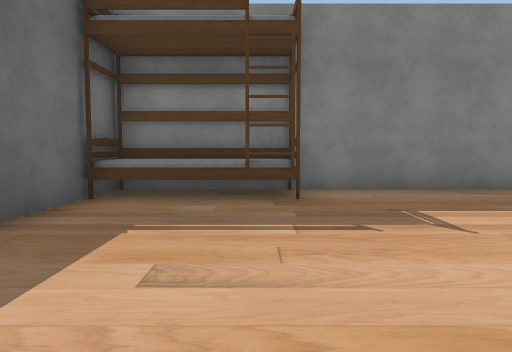
View 1 (above)

23 first-person views from a walk through a 3-D level made in the Unity game engine. The camera is 1.4 m above the floor, tilts 4° down and sees 70° across. The floor is counted in squares, 2 m on a side. Each view is taken from the middle of a square. On the plan, view 1 faces up. The plan holds only what a view shows up to about 11 squares ahead; the rest is blank. The place goes on beyond the plan. The player character is not drawn. Some surface patterns are stand-ins.

View 2
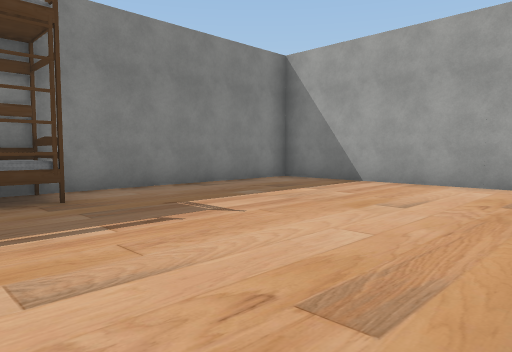

View 3
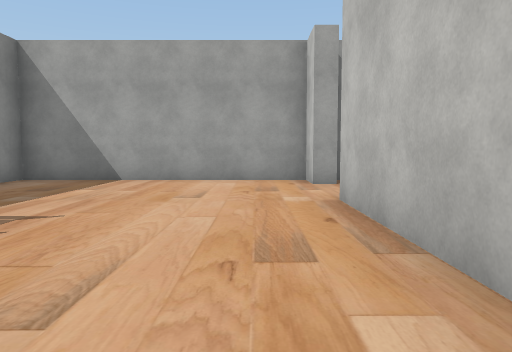

View 4
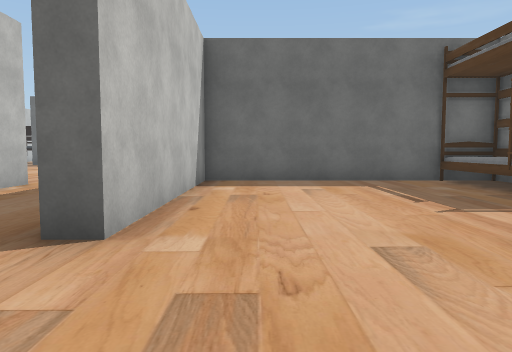

View 5
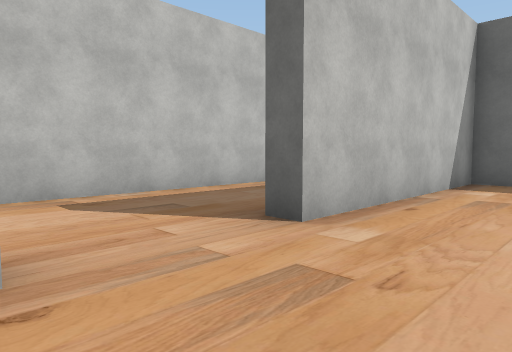

View 6
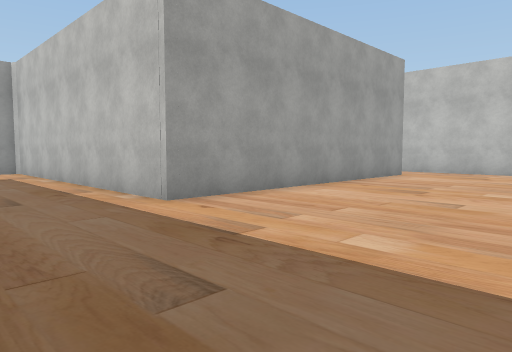

View 7
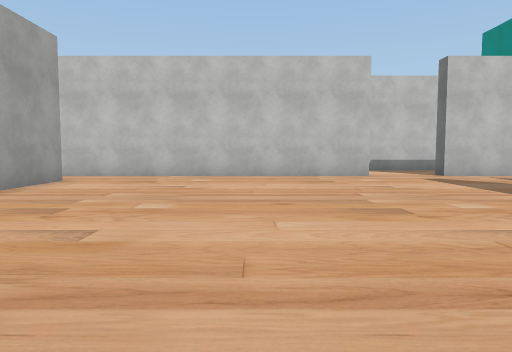

View 8
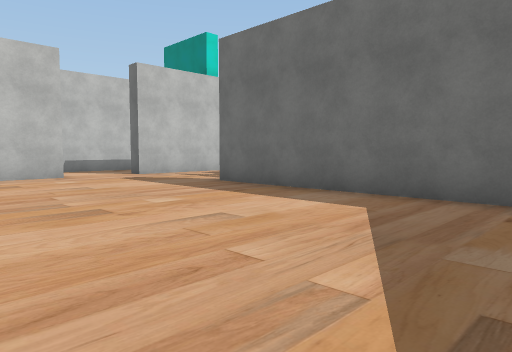

View 9
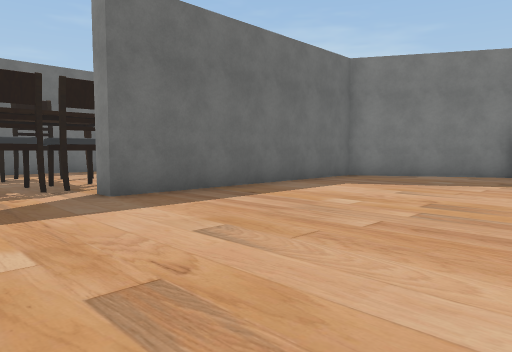

View 10
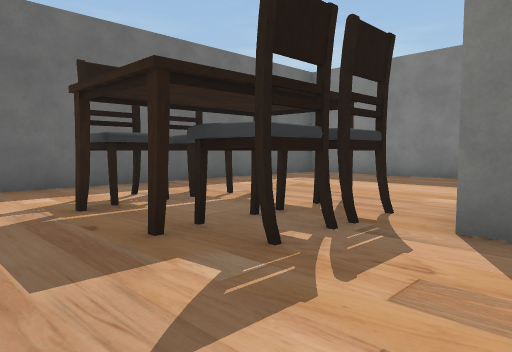

View 11
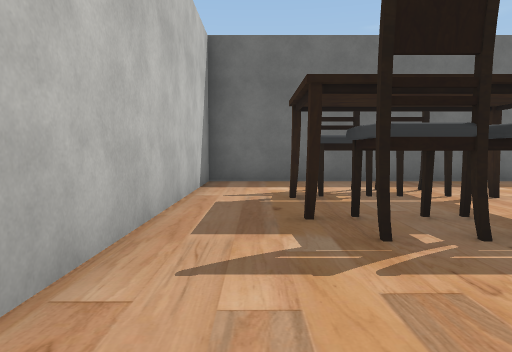

View 12
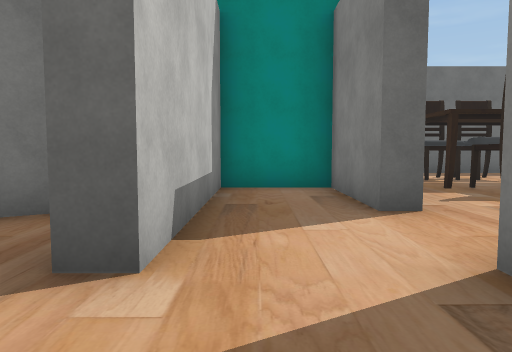

View 13
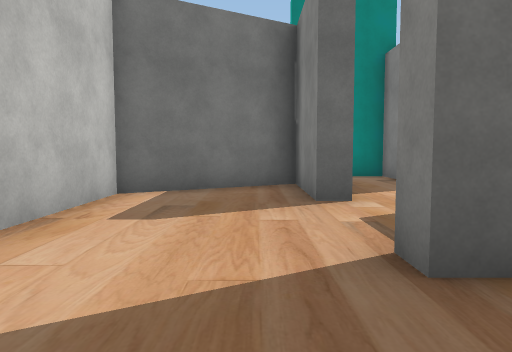

View 14
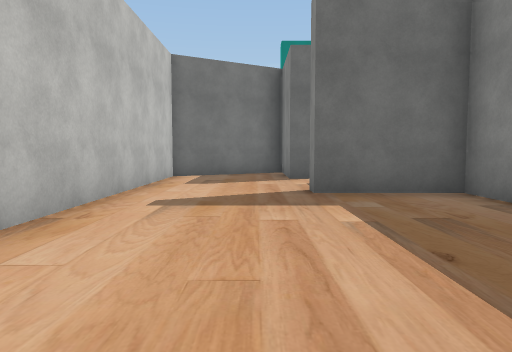

View 15
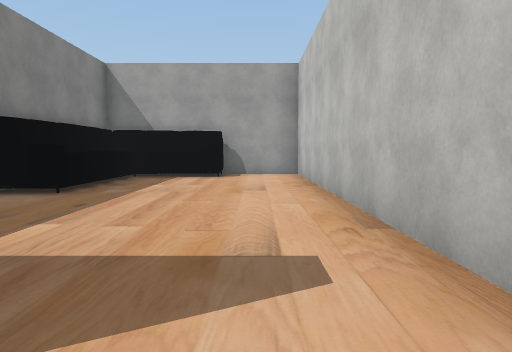

View 16
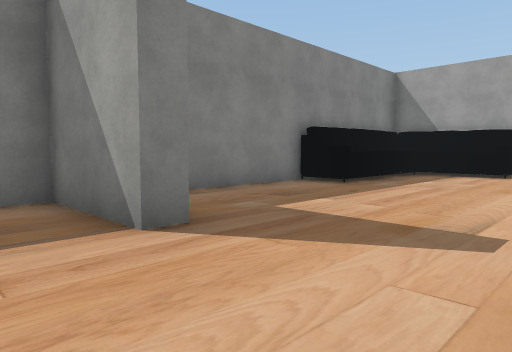

View 17
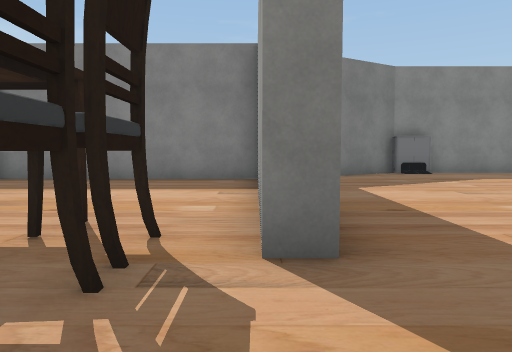

View 18
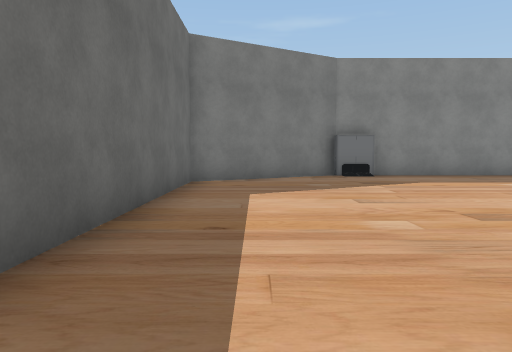

View 19
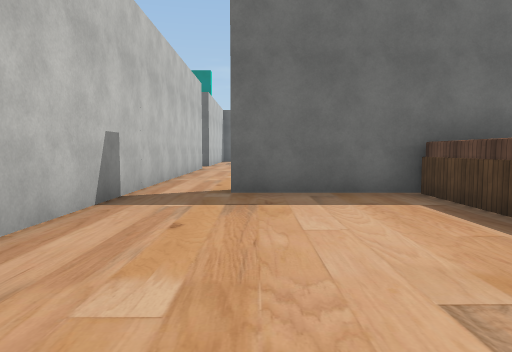

View 20
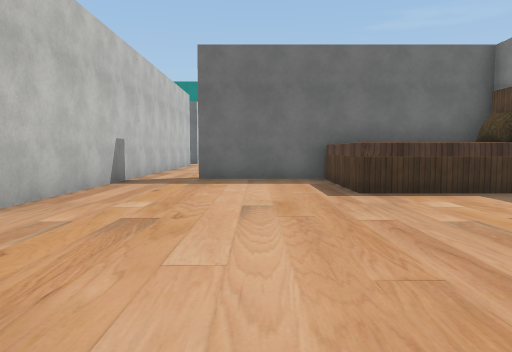

View 21
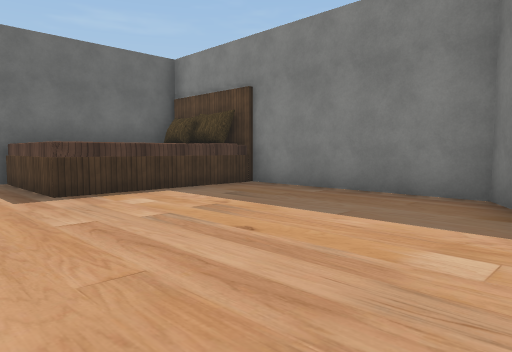

View 22
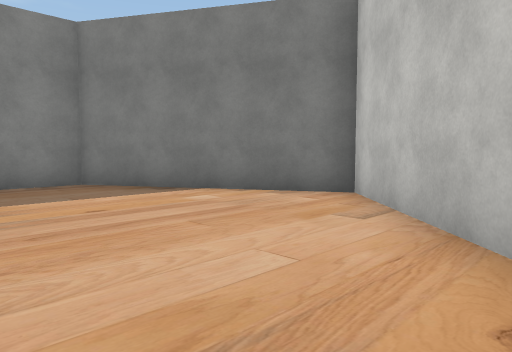

View 23
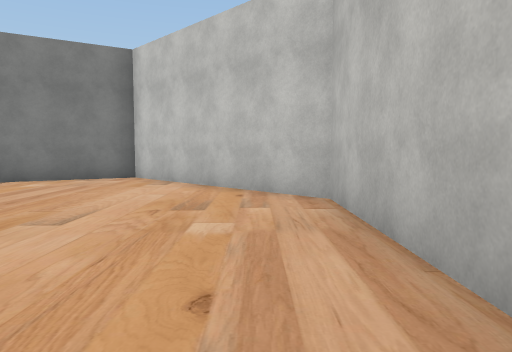

### Floor plan
Ten units are one square. View 1 is at (0, 0); x grows to the right and y downward. Boxes are objects, and circles mark ways between rooms. Rooms are numbered by the first view taken in them; rooms with no view inside come last. Other rooms are left out.
<svg viewBox="-188 -70 288 267">
<path fill="none" stroke="#000" d="M56 2 67 2 67 -65 -25 -65 -25 2 32 2M-119 31 -182 31M-67 11 -78 11M-92 131 -14 131M-78 7 -115 28 -115 97 -120 97 -120 72M-15 115 -15 37 67 37 67 31M-28 7 -68 7M-183 47 -183 131 -112 131M32 2 32 8M56 8 56 2M-69 7 -78 7M-8 136 -60 136 -60 160 -65 160 -65 136 -71 136M-112 131 -112 136 -139 136 -139 157 -90 157 -90 160 -117 160 -99 192 39 192 39 170 27 170 25 156M26 170 26 149 -11 148 -11 136M34 170 34 140 -12 140M-10 80 -10 115M21 41 21 83 -10 83M-14 131 53 131 95 89 68 42 18 42"/>
<rect x="-25" y="-65" width="30" height="10" fill="#bbb"><title>other object</title></rect>
<rect x="-165" y="105" width="10" height="10" fill="#bbb"><title>other object</title></rect>
<rect x="-165" y="85" width="10" height="20" fill="#bbb"><title>other object</title></rect>
<rect x="-155" y="105" width="10" height="10" fill="#bbb"><title>other object</title></rect>
<rect x="-145" y="105" width="20" height="10" fill="#bbb"><title>other object</title></rect>
<rect x="-145" y="85" width="20" height="20" fill="#bbb"><title>other object</title></rect>
<circle cx="45" cy="10" r="3" fill="#2a7"/>
<circle cx="-105" cy="130" r="3" fill="#2a7"/>
<circle cx="-10" cy="120" r="3" fill="#2a7"/>
<text x="20" y="-30">1</text>
<text x="-80" y="70">2</text>
<text x="-50" y="160">3</text>
<text x="40" y="90">4</text>
</svg>
Room 1 opens to room 2. Room 2 opens to room 3. Room 2 opens to room 4.

Where each view was taken, in squares from view 1:
view 1: 0 up, 0 right, facing up
view 2: 0 up, 1 left, facing up-right
view 3: 1 up, 2 left, facing right
view 4: 1 up, 6 right, facing left
view 5: 2 up, 6 right, facing down-left
view 6: 1 down, 6 left, facing down-right
view 7: 3 down, 6 left, facing down
view 8: 3 down, 6 left, facing down-left
view 9: 12 down, 6 left, facing up-left
view 10: 13 down, 11 left, facing up-left
view 11: 12 down, 10 left, facing left
view 12: 15 down, 7 left, facing left
view 13: 17 down, 4 left, facing left
view 14: 17 down, 0 right, facing left
view 15: 18 down, 7 left, facing right
view 16: 19 down, 8 left, facing up-right
view 17: 12 down, 12 left, facing up
view 18: 11 down, 10 left, facing up
view 19: 11 down, 5 right, facing left
view 20: 10 down, 8 right, facing left
view 21: 10 down, 8 right, facing up-left
view 22: 12 down, 4 right, facing up-right
view 23: 12 down, 0 right, facing right
